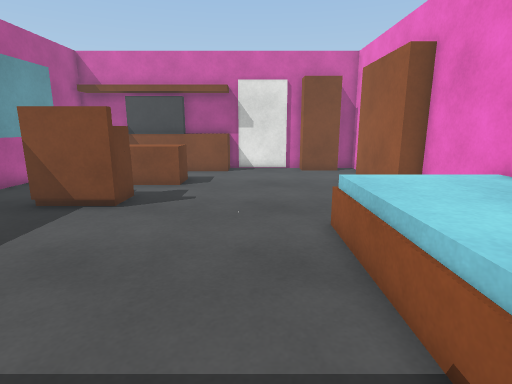
View 1 (above)

12 first-person views from a walk through a scene from a Unity 3-D project. The camera is 1.2 m above the floor, tilts 12° down and sees 80° across. The floor is counted in squares, 0.5 m on a side. Each view is taken from the middle of a square. On the plan, view 1 faces up. The plan holds only what a view shows up to about 19 squares ahead; the rest is blank. The player character is not drawn. Surface patterns are stand-ins for the level's own textures.

View 2
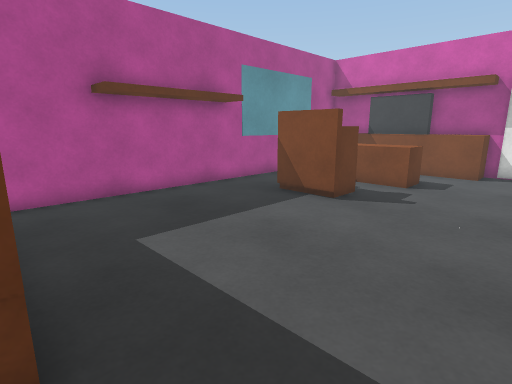

View 3
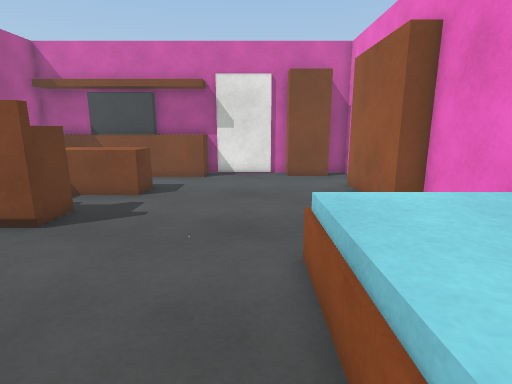

View 4
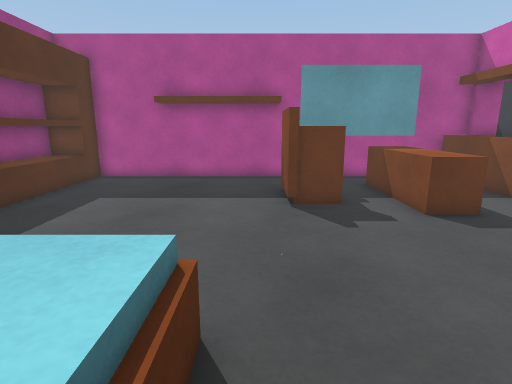

View 5
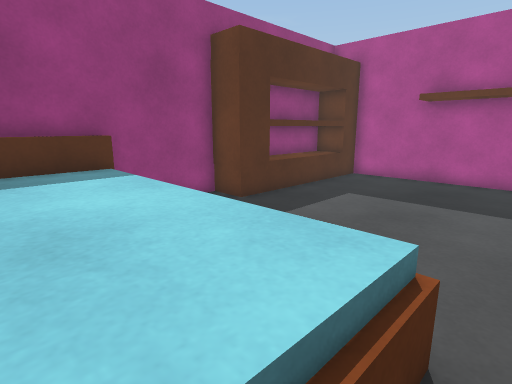

View 6
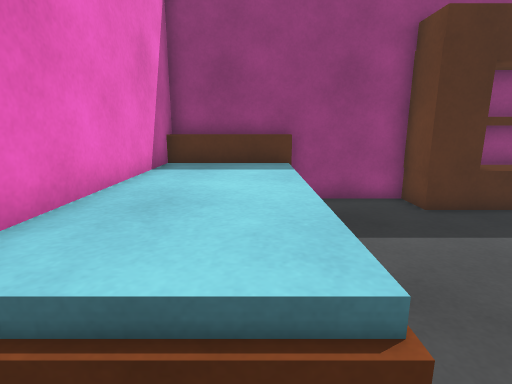

View 7
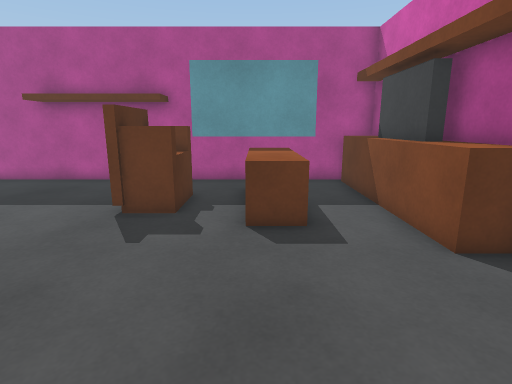

View 8
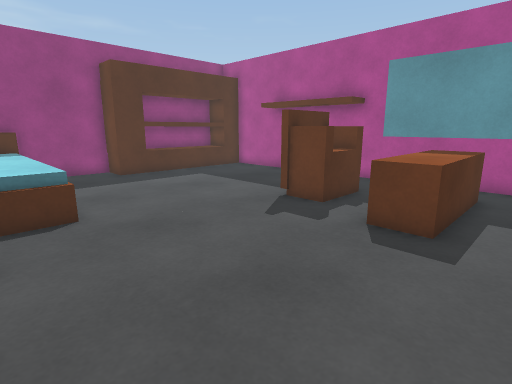

View 9
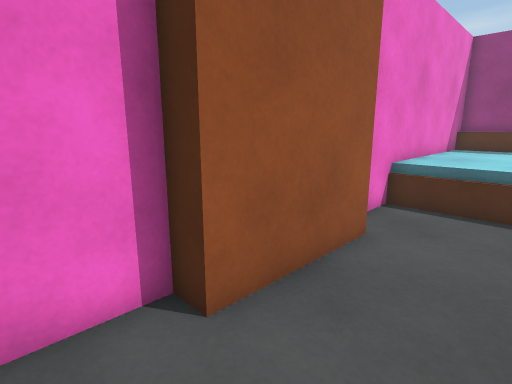

View 10
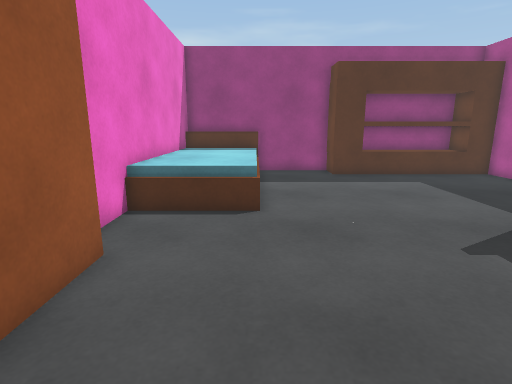

View 11
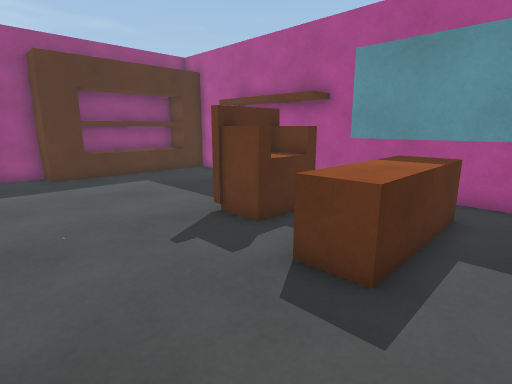

View 12
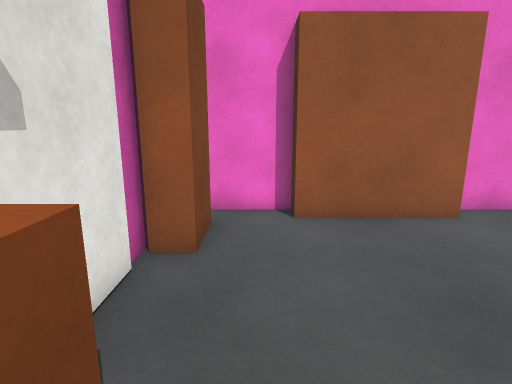

### Floor plan
Key: @ floor where view 1 was taken; # wall or solid block; . main floor; : floor 0.75 m higher than the main floor; / step, stairs or slope; ^ raised ledge; B brown block.
Columns run from 10 left of view 1 to 6 right of it. Each row starts with its distance up from view 1.
 18 #################
 17 #^^^^^^^^#...##.#
 16 #...............#
 15 #..............##
 14 #.BBBBBB.......#
 13 #.BBBBBB.......#
 12 #..............#
 11 #..#BB.........##
 10 #..#BB#........##
  9 #..####.........#
  8 #...............#
  7 #...........////#
  6 #...........::::#
  5 #...........::::#
  4 #...........::::#
  3 #...........::::#
  2 #...........::::#
  1 #...........::::#
  0 #########.@.::::#
 -1      ############

Positions as (right, up) in squares from view 1, and headings:
1: (0, 0), facing up
2: (1, 0), facing up-left
3: (1, 2), facing up
4: (5, 8), facing left
5: (5, 8), facing down-left
6: (3, 9), facing down
7: (4, 13), facing left
8: (4, 16), facing down-left
9: (2, 17), facing down-right
10: (2, 16), facing down
11: (1, 16), facing down-left
12: (-3, 16), facing right
